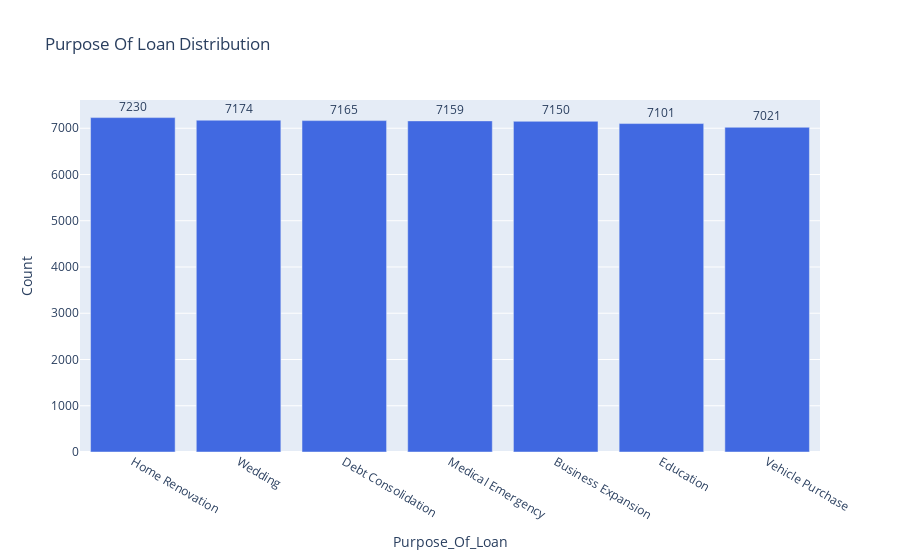
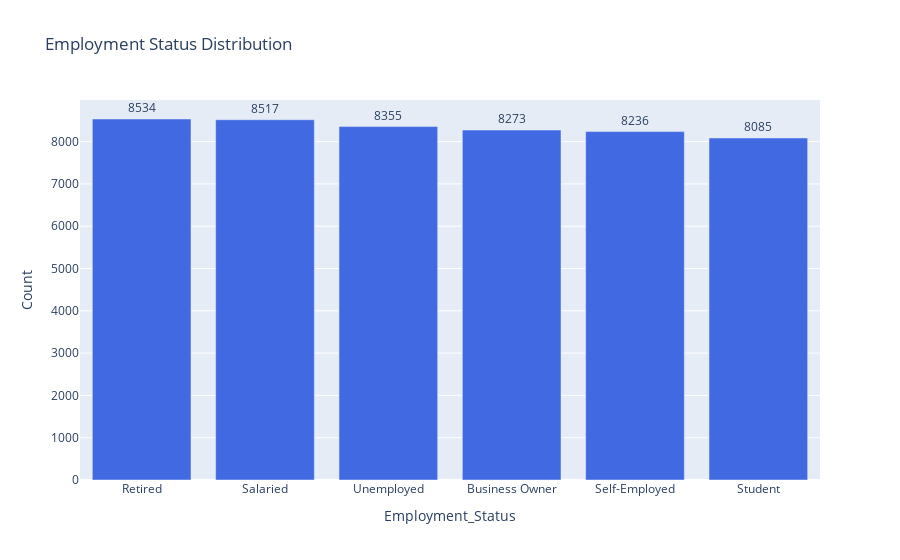
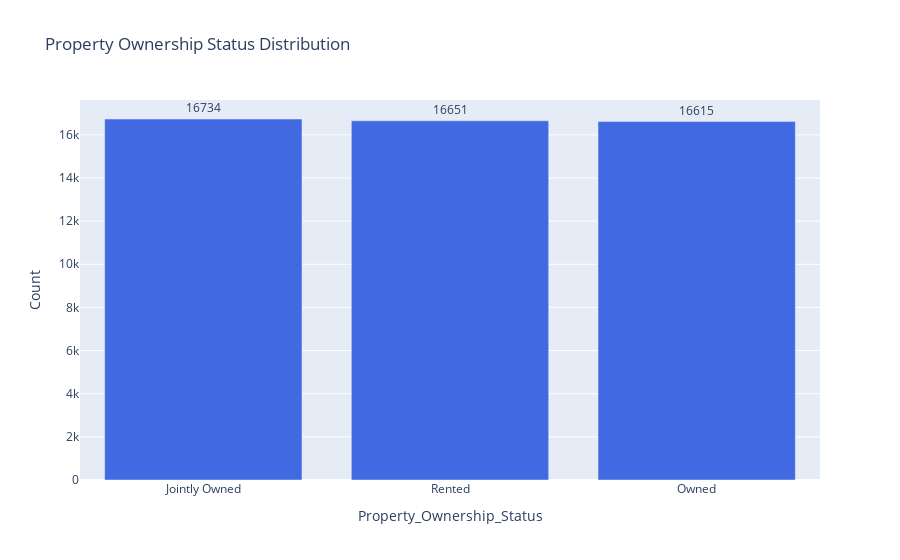
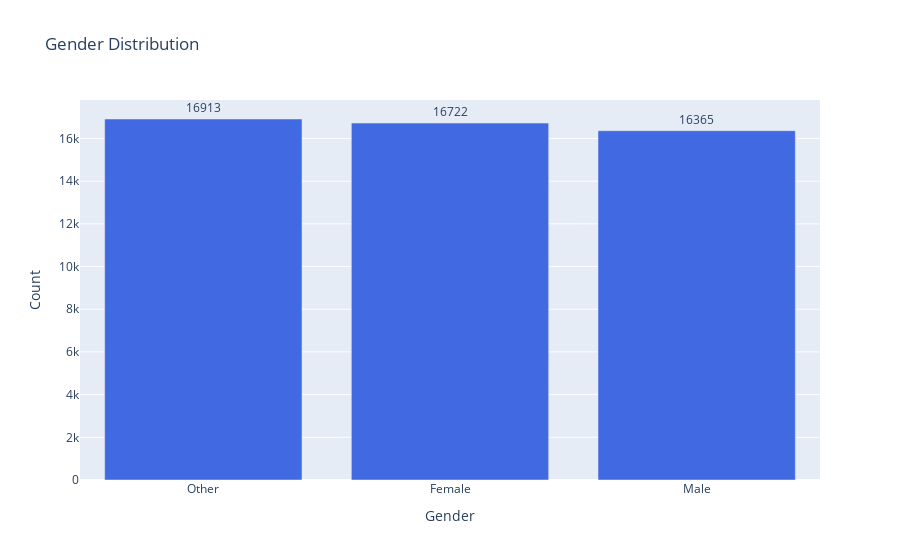

The code cell stored with these charts, in order, in its notebook:
### Markdown cell above
###  (c)Approval Rate bar graphs

### Code cell
import plotly.express as px
# Categorical and numerical features
cat_cols = ["purpose_of_loan", "employment_status", "property_ownership_status", "gender", "loan_type"]
num_cols = [
    "loan_amount_requested", "loan_tenure_months", "interest_rate_offered",
    "monthly_income", "cibil_score", "existing_emis_monthly",
    "debt_to_income_ratio", "applicant_age", "number_of_dependents"
]
#Categorical: Count + Approval Rate

for col in cat_cols:
    # Get value counts and sort
    count_df = df[col].value_counts().sort_values(ascending=False).reset_index()
    count_df.columns = [col, "count"]

    # Create bar chart with value labels
    fig = px.bar(
        count_df,
        x=col,
        y="count",
        title=f"{col.replace('_', ' ').title()} Distribution",
        text="count",
        color_discrete_sequence=["royalblue"]
    )

    # Style the chart
    fig.update_traces(textposition='outside')
    fig.update_layout(xaxis_title=col.title(), yaxis_title="Count")
    fig.show()

### Figure 1 — Plotly figure (JSON) as saved in the notebook; plotly's stock layout.template omitted (floating-point values rounded to 4 significant figures)
{"data": [{"hovertemplate": "purpose_of_loan=%{x}<br>count=%{text}<extra></extra>", "legendgroup": "", "marker": {"color": "royalblue", "pattern": {"shape": ""}}, "name": "", "orientation": "v", "showlegend": false, "text": [7230.0, 7174.0, 7165.0, 7159.0, 7150.0, 7101.0, 7021.0], "textposition": "outside", "type": "bar", "x": ["Home Renovation", "Wedding", "Debt Consolidation", "Medical Emergency", "Business Expansion", "Education", "Vehicle Purchase"], "xaxis": "x", "y": [7230, 7174, 7165, 7159, 7150, 7101, 7021], "yaxis": "y"}], "layout": {"barmode": "relative", "legend": {"tracegroupgap": 0}, "title": {"text": "Purpose Of Loan Distribution"}, "xaxis": {"anchor": "y", "domain": [0, 1], "title": {"text": "Purpose_Of_Loan"}}, "yaxis": {"anchor": "x", "domain": [0, 1], "title": {"text": "Count"}}}}

### Figure 2 — Plotly figure (JSON) as saved in the notebook; plotly's stock layout.template omitted (floating-point values rounded to 4 significant figures)
{"data": [{"hovertemplate": "employment_status=%{x}<br>count=%{text}<extra></extra>", "legendgroup": "", "marker": {"color": "royalblue", "pattern": {"shape": ""}}, "name": "", "orientation": "v", "showlegend": false, "text": [8534.0, 8517.0, 8355.0, 8273.0, 8236.0, 8085.0], "textposition": "outside", "type": "bar", "x": ["Retired", "Salaried", "Unemployed", "Business Owner", "Self-Employed", "Student"], "xaxis": "x", "y": [8534, 8517, 8355, 8273, 8236, 8085], "yaxis": "y"}], "layout": {"barmode": "relative", "legend": {"tracegroupgap": 0}, "title": {"text": "Employment Status Distribution"}, "xaxis": {"anchor": "y", "domain": [0, 1], "title": {"text": "Employment_Status"}}, "yaxis": {"anchor": "x", "domain": [0, 1], "title": {"text": "Count"}}}}

### Figure 3 — Plotly figure (JSON) as saved in the notebook; plotly's stock layout.template omitted (floating-point values rounded to 4 significant figures)
{"data": [{"hovertemplate": "property_ownership_status=%{x}<br>count=%{text}<extra></extra>", "legendgroup": "", "marker": {"color": "royalblue", "pattern": {"shape": ""}}, "name": "", "orientation": "v", "showlegend": false, "text": [16730.0, 16650.0, 16620.0], "textposition": "outside", "type": "bar", "x": ["Jointly Owned", "Rented", "Owned"], "xaxis": "x", "y": [16734, 16651, 16615], "yaxis": "y"}], "layout": {"barmode": "relative", "legend": {"tracegroupgap": 0}, "title": {"text": "Property Ownership Status Distribution"}, "xaxis": {"anchor": "y", "domain": [0, 1], "title": {"text": "Property_Ownership_Status"}}, "yaxis": {"anchor": "x", "domain": [0, 1], "title": {"text": "Count"}}}}

### Figure 4 — Plotly figure (JSON) as saved in the notebook; plotly's stock layout.template omitted (floating-point values rounded to 4 significant figures)
{"data": [{"hovertemplate": "gender=%{x}<br>count=%{text}<extra></extra>", "legendgroup": "", "marker": {"color": "royalblue", "pattern": {"shape": ""}}, "name": "", "orientation": "v", "showlegend": false, "text": [16910.0, 16720.0, 16360.0], "textposition": "outside", "type": "bar", "x": ["Other", "Female", "Male"], "xaxis": "x", "y": [16913, 16722, 16365], "yaxis": "y"}], "layout": {"barmode": "relative", "legend": {"tracegroupgap": 0}, "title": {"text": "Gender Distribution"}, "xaxis": {"anchor": "y", "domain": [0, 1], "title": {"text": "Gender"}}, "yaxis": {"anchor": "x", "domain": [0, 1], "title": {"text": "Count"}}}}
